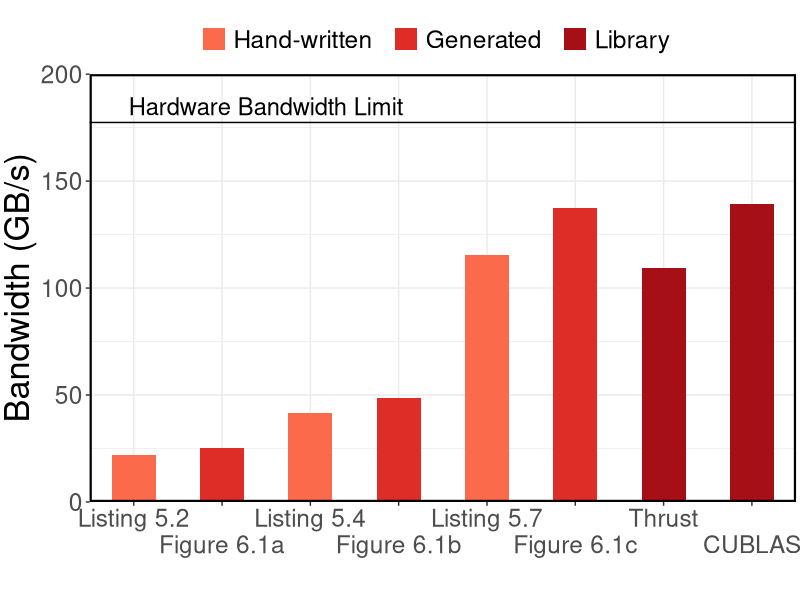
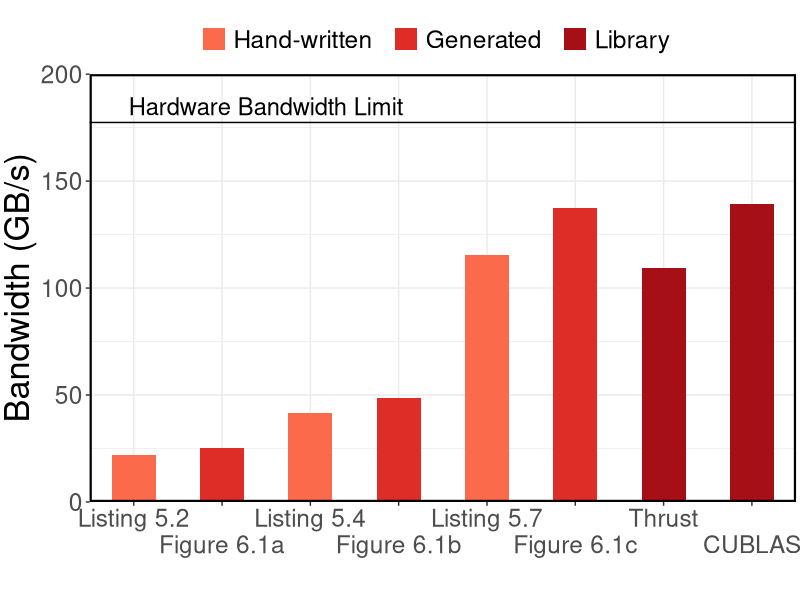

Reproduce these figures in R, in order.
require('ggplot2')
require('grid')
require('reshape2')

strwr <- function(str) gsub("\\|", "\n", str)

data <- read.csv("runtime.csv", sep=";", comment.char="#", header=TRUE, row.names=NULL)
data$Version <- factor(data$Version, levels = c("Listing 5.2", "|Figure 6.1a", "Listing 5.4", "|Figure 6.1b", "Listing 5.7", "|Figure 6.1c", "Thrust", "|CUBLAS"))
data$Type    <- factor(data$Type, levels = c("Hand-written  ", "Generated  ", "Library  "))

rownumbers <- as.integer(row.names(data))

# ====Default settins====
theme <- theme_bw() +
  theme(text = element_text(size = 22),
        axis.title = element_text(size = rel(1.125), vjust = 1),
        panel.border = element_rect(linetype = "solid", colour = "black", size = 1.5),
        plot.margin = unit(c(0.5,0.1,0.1,0.1), 'cm'),
        legend.position="top",
        legend.title = element_blank(),
        strip.background = element_rect(colour = "black", fill = "white", size = 1.5))

labs <- labs(x = "", y = "Bandwidth (GB/s)")

# create plot
plot <- ggplot(data, aes(x = Version, y = value, fill=Type)) +
  geom_bar(position="dodge", stat = "identity", width=.5) +
  geom_hline(yintercept=177.4) +
  annotate("text", x = 2.5, y = 185, label = "Hardware Bandwidth Limit", size = 6) +
  scale_y_continuous(expand = c(0,0), limits = c(0,200)) +
  scale_x_discrete(labels= strwr(levels(data$Version)), expand=c(0,0.5)) +
  scale_fill_manual(values=c("#fb6a4a", "#de2d26", "#a50f15")) +
  theme + labs

# save plot to file
ggsave(file = "reduce_runtime.pdf", width = 8, height = 6)

plot
